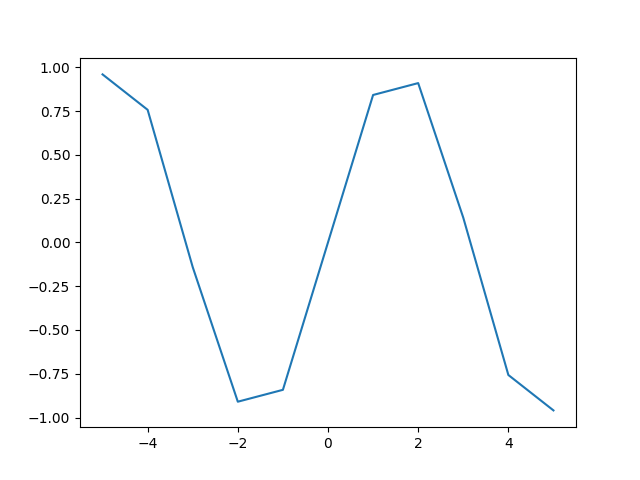

Source code (Python):
import matplotlib
matplotlib.use("Agg")
import matplotlib.pyplot as plot
import math

def f(x):
    return math.sin(x)
    
xs = list(range(-5, 6))
ys = []
for x in xs:
    ys.append(f(x))

plot.plot(xs, ys)
plot.savefig('exercise5.png')
plot.close()